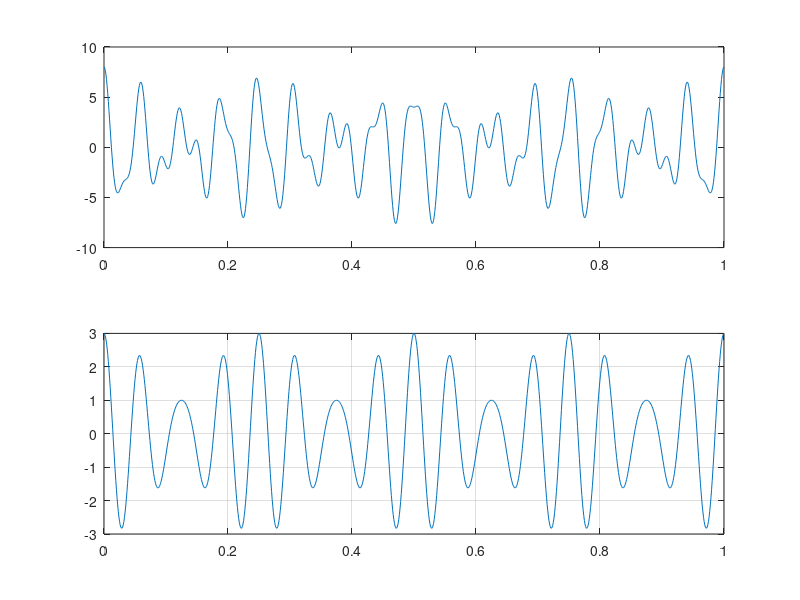
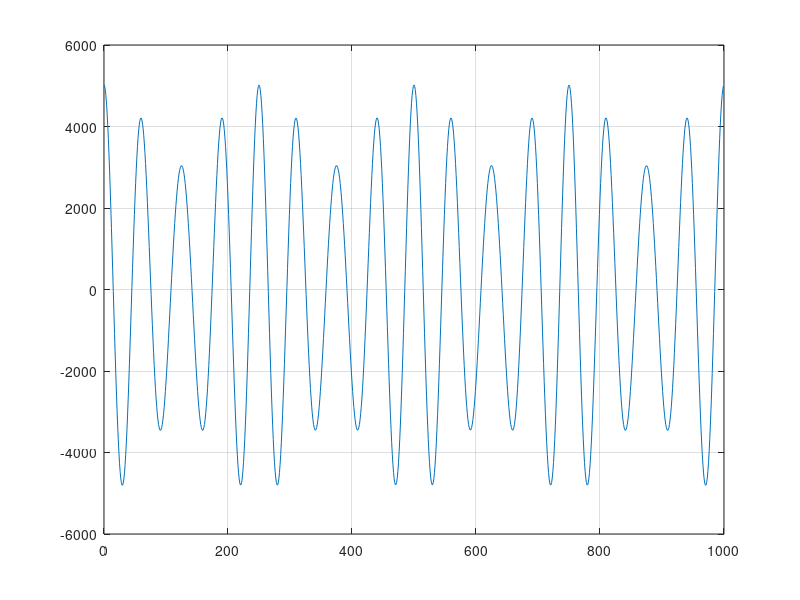

These figures' MATLAB source, in order:
clc; clear; close all;
%% 3
f1 = 16;
f2 = 16 + 4;
f3 = 16 * 2 + 1;

t = linspace(0, 1, 1000);

s1 = cos(2 * pi * f1 * t);
s2 = cos(2 * pi * f2 * t);
s3 = cos(2 * pi * f3 * t);

a = 4*s1 + 2*s2 + 2*s3;
b = 2*s1 + s2;

c_sa = xcorr(s1, a);
c_sb = xcorr(s1, a);
nc_sa = xcorr(s1, a, 'coeff');
nc_sb = xcorr(s1, a, 'coeff');

fprintf("Corr s1(t) & a: %.2f\n",   c_sa(length(a)/2));
fprintf("Corr s1(t) & b: %.2f\n",   c_sb(length(a)/2));
fprintf("NCorr s1(t) & a: %.2f\n",  nc_sa(length(a)/2));
fprintf("NCorr s1(t) & b: %.2f\n",  nc_sb(length(a)/2));

%% 5
N = length(t);
result = zeros(1, N);

for k = 0:N-1
    b_shift = circshift(b, k);
    
    result(k+1) = sum(a .* b_shift);
end

%% 6
subplot(2,1,1);
plot(t, a);
subplot(2,1,2);
plot(t, b);
grid on;

%% 7
figure();
plot(0:length(result)-1, result);
grid on;
[val, idx] = max(result);
fprintf("Max = %.f id = %.f\n", val, idx);